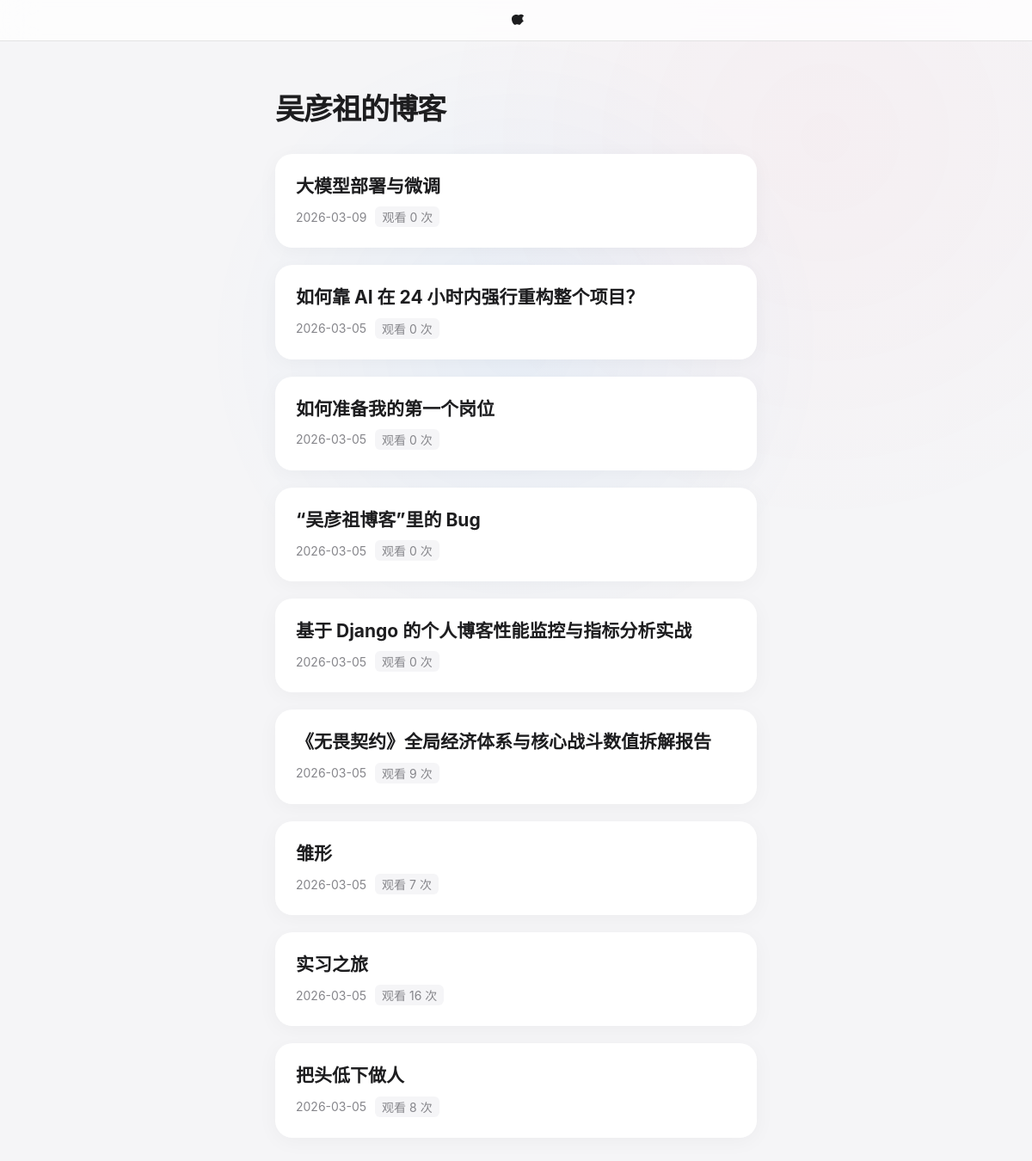
The page /blog/ on the database as committed earlier.
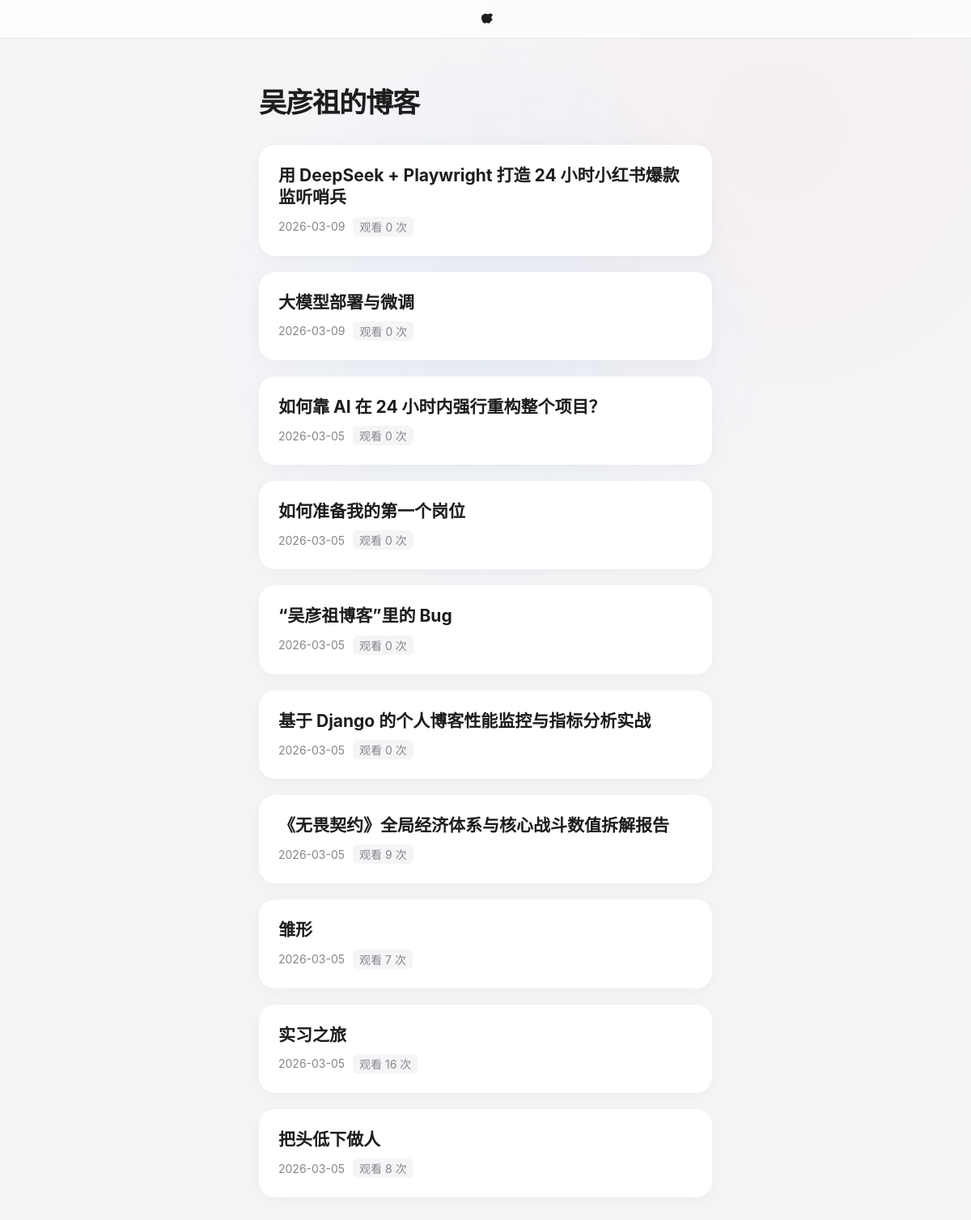
The same page on the database as committed later.
### blog/models.py (models this page shows, shortened)
class Article(models.Model):
    title = models.CharField(max_length=200)        # 文章标题
    content = models.TextField()                     # 文章正文
    created_at = models.DateTimeField(auto_now_add=True)  # 创建时间
    views = models.IntegerField(default=0)           # 阅读量

### blog/views.py (the view)
# urls.py: path('', views.article_list, name='article_list'),
def article_list(request):
    articles = Article.objects.all().order_by('-created_at')
    return render(request, 'blog/article_list.html', {'articles': articles})

### blog/templates/blog/article_list.html (shortened to what this page needs)
<!DOCTYPE html>
<html lang="zh-CN">
<head>
</head>
<body>
    <header class="nav-header">
    </header>
    <div class="main-container">
        <h1 class="page-title">吴彦祖的博客</h1>
        {% for article in articles %}
        <a href="/blog/{{ article.pk }}/" class="article-card">
            <h2>{{ article.title }}</h2>
            <div class="card-meta">
                <span>{{ article.created_at|date:"Y-m-d" }}</span>
                <span class="view-badge">观看 {{ article.views }} 次</span>
            </div>
        </a>
        {% endfor %}
    </div>
</body>
</html>

Rows that differ between the two databases and show on the page:
added Article: title "用 DeepSeek + Playwright 打造 24 小时小红书爆款监听哨兵", created_at "2026-03-09", views "0"
